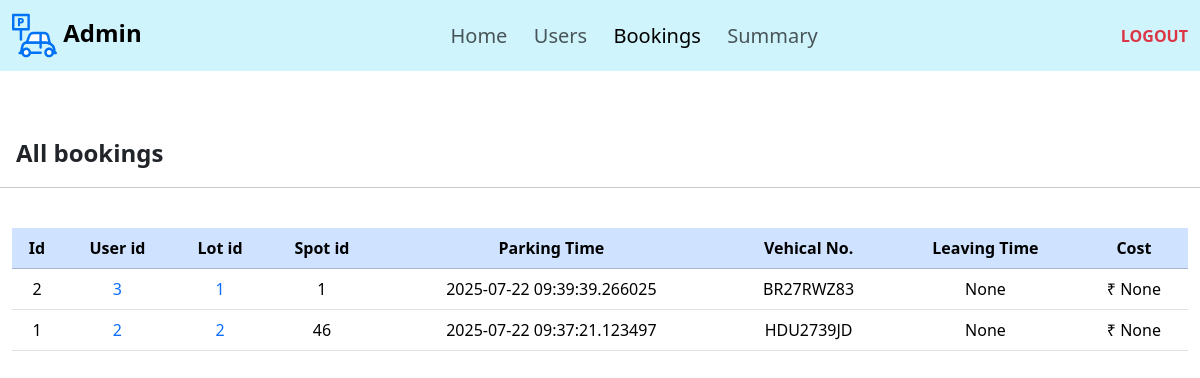
Before: /bookings (signed in) with the older database file.
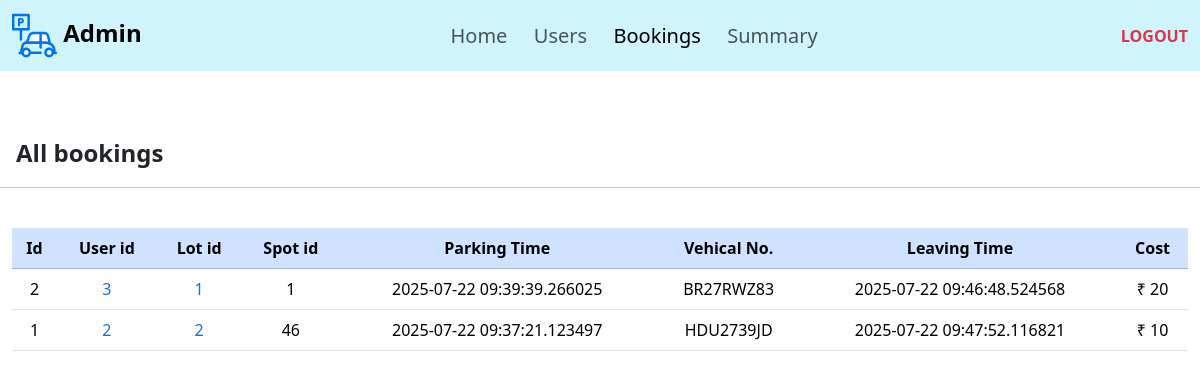
After: the same page with the newer database file.
### application/models.py (models this page shows)
class Booking(db.Model):
    id = db.Column(db.Integer(), primary_key=True, autoincrement=True)
    user_id = db.Column(db.Integer(), db.ForeignKey('user.id'), nullable=False)
    lot_id = db.Column(db.Integer(), db.ForeignKey('parking_lot.id'), nullable=True)
    spot_id = db.Column(db.Integer(), db.ForeignKey('parking_spot.id'), nullable=True)
    parking = db.Column(db.DateTime(), nullable=False)
    leaving = db.Column(db.DateTime(), nullable=True)
    vehicle_no = db.Column(db.String(), nullable=False)
    cost = db.Column(db.Integer(), nullable= True)
    price = db.Column(db.Integer(),nullable=False)

### application/controllers.py (the view)
@app.route('/bookings', methods=["GET","POST"])
def bookings():
    if 'user' not in session:
        return redirect(url_for('login'))
    u=User.query.get(session['user'])
    if u.is_admin==True:
        b=reversed(Booking.query.order_by(Booking.parking).all())
        return render_template('bookings.html', bookings=b)
    return redirect(url_for('user'))

### templates/bookings.html (shortened to what this page needs)
{% extends 'template.jinja' %}
{% block body %}
    <nav class="navbar navbar-expand-lg bg-info-subtle">
    <div class="container-fluid">
        <a class="navbar-brand fs-4" href="/"><img src="/static/parking.svg" width="45" height="45"
                alt="ParkHere"><strong>&nbsp;Admin</strong></a>
        <div class="collapse navbar-collapse " id="navbarText">
            <ul class="navbar-nav m-auto mb-2 mb-lg-0">
                <li class="nav-item">
                    <a class="nav-link fs-5" aria-current="page" href="/admin">Home&nbsp;&nbsp;</a>
                </li>
                <li class="nav-item">
                    <a class="nav-link fs-5 " aria-current="page" href="/users">Users&nbsp;&nbsp;</a>
                </li>
                <li class="nav-item">
                    <a class="nav-link fs-5 active" aria-current="page" href="/bookings">Bookings&nbsp;&nbsp;</a>
                </li>
                <li class="nav-item">
                    <a class="nav-link fs-5" aria-current="page" href="/summary">Summary&nbsp;&nbsp;</a>
                </li>
            </ul>
            <span class="navbar-text">
                <a class="link-danger link-underline-opacity-0" href="/logout"><b>LOGOUT</b></a>
            </span>
        </div>
    </div>
</nav>
<br><br>
<div class="container-fluid">
    <div class="row fs-4 mb-4">
        <div class="col p-3"><b>All bookings</b></div>
        <hr>
    </div>
</div>
<div class="container-fluid text-center">
    <table class="table">
        <thead class="table-primary">
            <th>Id</th>
            <th>User id</th>
            <th>Lot id</th>
            <th>Spot id</th>
            <th>Parking Time</th>
            <th>Vehical No.</th>
            <th>Leaving Time</th>
            <th>Cost</th>
        </thead>
        <tbody>
            {% for b in bookings %}
            <tr>
                <td>{{b.id}}</td>
                <td><a class="link-primary link-underline-opacity-0" href="/users/{{b.user_id}}">{{b.user_id}}</a></td>
                {%if b.lot_id%}
                <td><a class="link-primary link-underline-opacity-0" href="/editlot/{{b.lot_id}}">{{b.lot_id}}</a></td>
                {%else%}
                <td>Removed</td>
                {%endif%}
                <td>{{b.spot_id}}</td>
                <td>{{b.parking}}</td>
                <td>{{b.vehicle_no}}</td>
                <td>{{b.leaving}}</td>
                <td>₹ {{b.cost}}</td>
            </tr>
            {% endfor %}
        </tbody>
    </table>
</div>
{% endblock %}

Changed rows visible on the page:
changed Booking "BR27RWZ83": leaving "None" → "2025-07-22 09:46:48.524568"; cost "None" → "20"
changed Booking "HDU2739JD": leaving "None" → "2025-07-22 09:47:52.116821"; cost "None" → "10"
